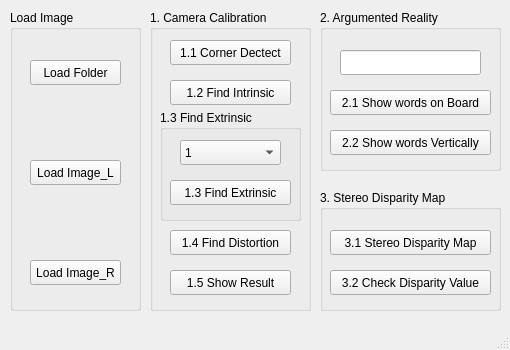
<?xml version="1.0" encoding="UTF-8"?>
<ui version="4.0">
 <class>MainWindow</class>
 <widget class="QMainWindow" name="MainWindow">
  <property name="geometry">
   <rect>
    <x>0</x>
    <y>0</y>
    <width>510</width>
    <height>350</height>
   </rect>
  </property>
  <property name="windowTitle">
   <string>CVDL HW1</string>
  </property>
  <widget class="QWidget" name="centralwidget">
   <widget class="QGroupBox" name="groupBox">
    <property name="geometry">
     <rect>
      <x>150</x>
      <y>10</y>
      <width>161</width>
      <height>301</height>
     </rect>
    </property>
    <property name="font">
     <font>
      <pointsize>9</pointsize>
     </font>
    </property>
    <property name="title">
     <string>1. Camera Calibration</string>
    </property>
    <widget class="QPushButton" name="btn_corner">
     <property name="geometry">
      <rect>
       <x>20</x>
       <y>30</y>
       <width>121</width>
       <height>25</height>
      </rect>
     </property>
     <property name="text">
      <string>1.1 Corner Dectect</string>
     </property>
    </widget>
    <widget class="QPushButton" name="btn_intrinsic">
     <property name="geometry">
      <rect>
       <x>20</x>
       <y>70</y>
       <width>121</width>
       <height>25</height>
      </rect>
     </property>
     <property name="text">
      <string>1.2 Find Intrinsic</string>
     </property>
    </widget>
    <widget class="QGroupBox" name="groupBox_2">
     <property name="geometry">
      <rect>
       <x>10</x>
       <y>100</y>
       <width>141</width>
       <height>111</height>
      </rect>
     </property>
     <property name="title">
      <string>1.3 Find Extrinsic</string>
     </property>
     <widget class="QPushButton" name="btn_extrinsic">
      <property name="geometry">
       <rect>
        <x>10</x>
        <y>70</y>
        <width>121</width>
        <height>25</height>
       </rect>
      </property>
      <property name="text">
       <string>1.3 Find Extrinsic</string>
      </property>
     </widget>
     <widget class="QComboBox" name="box_num_bmp">
      <property name="geometry">
       <rect>
        <x>20</x>
        <y>30</y>
        <width>101</width>
        <height>25</height>
       </rect>
      </property>
      <item>
       <property name="text">
        <string>1</string>
       </property>
      </item>
      <item>
       <property name="text">
        <string>2</string>
       </property>
      </item>
      <item>
       <property name="text">
        <string>3</string>
       </property>
      </item>
      <item>
       <property name="text">
        <string>4</string>
       </property>
      </item>
      <item>
       <property name="text">
        <string>5</string>
       </property>
      </item>
      <item>
       <property name="text">
        <string>6</string>
       </property>
      </item>
      <item>
       <property name="text">
        <string>7</string>
       </property>
      </item>
      <item>
       <property name="text">
        <string>8</string>
       </property>
      </item>
      <item>
       <property name="text">
        <string>9</string>
       </property>
      </item>
      <item>
       <property name="text">
        <string>10</string>
       </property>
      </item>
      <item>
       <property name="text">
        <string>11</string>
       </property>
      </item>
      <item>
       <property name="text">
        <string>12</string>
       </property>
      </item>
      <item>
       <property name="text">
        <string>13</string>
       </property>
      </item>
      <item>
       <property name="text">
        <string>14</string>
       </property>
      </item>
      <item>
       <property name="text">
        <string>15</string>
       </property>
      </item>
     </widget>
    </widget>
    <widget class="QPushButton" name="btn_distortion">
     <property name="geometry">
      <rect>
       <x>20</x>
       <y>220</y>
       <width>121</width>
       <height>25</height>
      </rect>
     </property>
     <property name="text">
      <string>1.4 Find Distortion</string>
     </property>
    </widget>
    <widget class="QPushButton" name="btn_result1">
     <property name="geometry">
      <rect>
       <x>20</x>
       <y>260</y>
       <width>121</width>
       <height>25</height>
      </rect>
     </property>
     <property name="text">
      <string>1.5 Show Result</string>
     </property>
    </widget>
   </widget>
   <widget class="QGroupBox" name="groupBox_3">
    <property name="geometry">
     <rect>
      <x>10</x>
      <y>10</y>
      <width>131</width>
      <height>301</height>
     </rect>
    </property>
    <property name="font">
     <font>
      <pointsize>9</pointsize>
     </font>
    </property>
    <property name="title">
     <string>Load Image</string>
    </property>
    <widget class="QPushButton" name="btn_load_folder">
     <property name="geometry">
      <rect>
       <x>20</x>
       <y>50</y>
       <width>91</width>
       <height>25</height>
      </rect>
     </property>
     <property name="text">
      <string>Load Folder</string>
     </property>
    </widget>
    <widget class="QPushButton" name="btn_loadL">
     <property name="geometry">
      <rect>
       <x>20</x>
       <y>150</y>
       <width>91</width>
       <height>25</height>
      </rect>
     </property>
     <property name="text">
      <string>Load Image_L</string>
     </property>
    </widget>
    <widget class="QPushButton" name="btn_loadR">
     <property name="geometry">
      <rect>
       <x>20</x>
       <y>250</y>
       <width>91</width>
       <height>25</height>
      </rect>
     </property>
     <property name="text">
      <string>Load Image_R</string>
     </property>
    </widget>
   </widget>
   <widget class="QGroupBox" name="groupBox_5">
    <property name="geometry">
     <rect>
      <x>320</x>
      <y>10</y>
      <width>181</width>
      <height>161</height>
     </rect>
    </property>
    <property name="font">
     <font>
      <pointsize>9</pointsize>
     </font>
    </property>
    <property name="title">
     <string>2. Argumented Reality</string>
    </property>
    <widget class="QPushButton" name="btn_show_board">
     <property name="geometry">
      <rect>
       <x>10</x>
       <y>80</y>
       <width>161</width>
       <height>25</height>
      </rect>
     </property>
     <property name="text">
      <string>2.1 Show words on Board</string>
     </property>
    </widget>
    <widget class="QPushButton" name="btn_show_vertical">
     <property name="geometry">
      <rect>
       <x>10</x>
       <y>120</y>
       <width>161</width>
       <height>25</height>
      </rect>
     </property>
     <property name="text">
      <string>2.2 Show words Vertically</string>
     </property>
    </widget>
    <widget class="QLineEdit" name="txt_2">
     <property name="geometry">
      <rect>
       <x>20</x>
       <y>40</y>
       <width>141</width>
       <height>25</height>
      </rect>
     </property>
    </widget>
   </widget>
   <widget class="QGroupBox" name="groupBox_7">
    <property name="geometry">
     <rect>
      <x>320</x>
      <y>190</y>
      <width>181</width>
      <height>121</height>
     </rect>
    </property>
    <property name="font">
     <font>
      <pointsize>9</pointsize>
     </font>
    </property>
    <property name="title">
     <string>3. Stereo Disparity Map</string>
    </property>
    <widget class="QPushButton" name="btn_show_disparity_map">
     <property name="geometry">
      <rect>
       <x>10</x>
       <y>40</y>
       <width>161</width>
       <height>25</height>
      </rect>
     </property>
     <property name="text">
      <string>3.1 Stereo Disparity Map</string>
     </property>
    </widget>
    <widget class="QPushButton" name="btn_check_disparity_value">
     <property name="geometry">
      <rect>
       <x>10</x>
       <y>80</y>
       <width>161</width>
       <height>25</height>
      </rect>
     </property>
     <property name="text">
      <string>3.2 Check Disparity Value</string>
     </property>
    </widget>
   </widget>
  </widget>
  <widget class="QMenuBar" name="menubar">
   <property name="geometry">
    <rect>
     <x>0</x>
     <y>0</y>
     <width>510</width>
     <height>22</height>
    </rect>
   </property>
  </widget>
  <widget class="QStatusBar" name="statusbar"/>
 </widget>
 <resources/>
 <connections/>
</ui>
